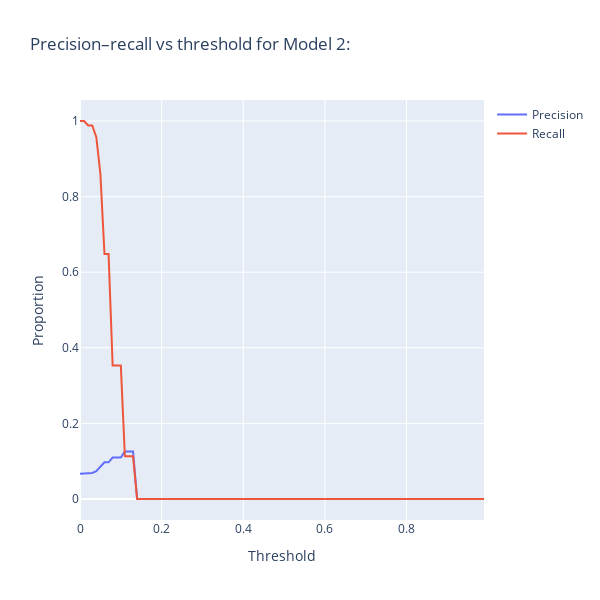

The notebook cell saved with this chart:
### Code cell
fig = go.Figure()
fig.add_trace(go.Scatter(name = 'Precision', x = thresholds, y = precs2))
fig.add_trace(go.Scatter(name = 'Recall', x = thresholds, y = recs2))
fig.update_xaxes(title="Threshold")
fig.update_yaxes(title="Proportion")
fig.update_layout(width=600, height=600, title_text='Precision–recall vs threshold for Model 2:')
